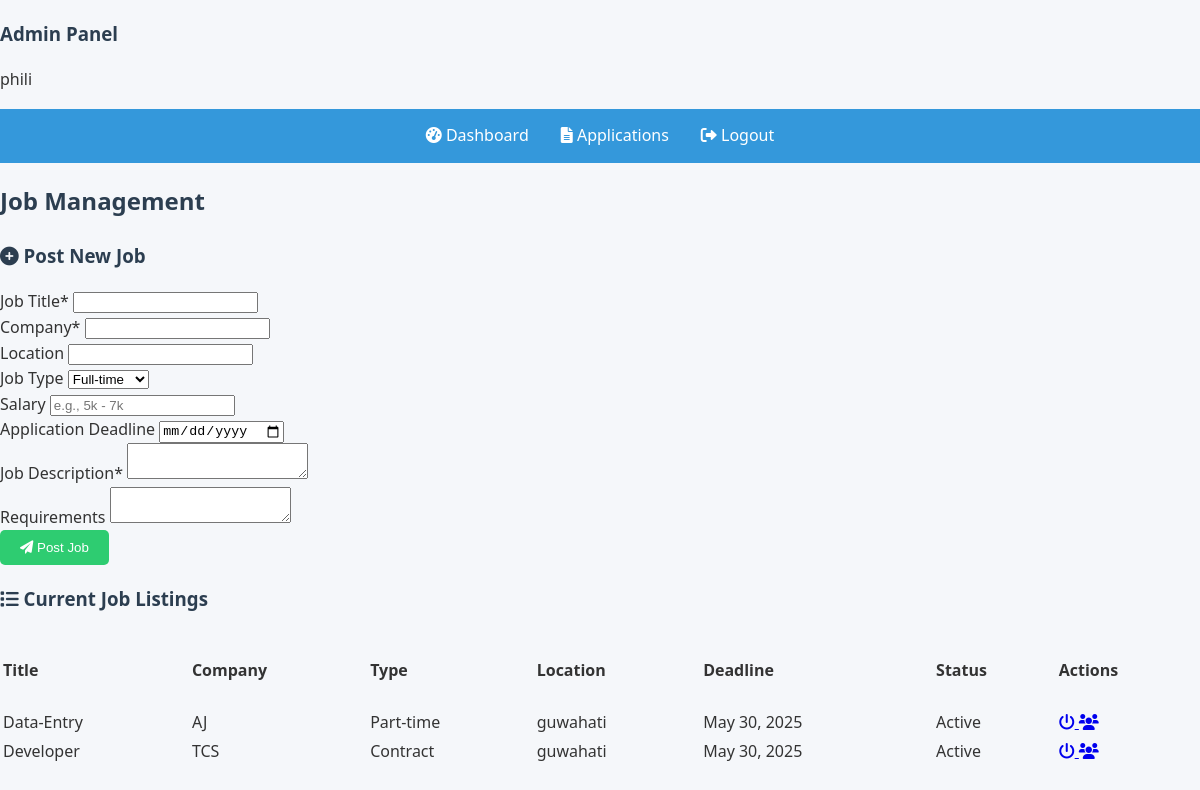
Screenshot of /employer.php (signed in) with the database file from the repository.
### tables this page shows
CREATE TABLE `jobs` (
  `id` int(11) NOT NULL,
  `title` varchar(100) NOT NULL,
  `company` varchar(100) NOT NULL,
  `description` text DEFAULT NULL,
  `requirements` text DEFAULT NULL,
  `location` varchar(100) DEFAULT NULL,
  `posted_at` timestamp NOT NULL DEFAULT current_timestamp(),
  `deadline` date DEFAULT NULL,
  `salary` varchar(50) DEFAULT NULL,
  `job_type` enum('Full-time','Part-time','Contract','Internship') DEFAULT NULL,
  `is_active` tinyint(1) DEFAULT 1
);

### employer.php (the view, shortened to what this page needs)
<?php
$conn = new mysqli("localhost", "root", "", "job_portal");
$jobs = array();
$result = $conn->query("SELECT * FROM jobs ORDER BY posted_at DESC");
while ($row = $result->fetch_assoc()) {
    $jobs[] = $row;
}
?>
<!DOCTYPE html>
<html lang="en">
<head>
    <link rel="stylesheet" href="style.css">
    <link rel="stylesheet" href="https://cdnjs.cloudflare.com/ajax/libs/font-awesome/6.0.0-beta3/css/all.min.css">
</head>
<body>
    <div class="admin-dashboard">
        <aside class="admin-sidebar">
            <div class="admin-profile">
                <h3>Admin Panel</h3>
                <p><?php echo htmlspecialchars($_SESSION['username']); ?></p>
            </div>
            <nav>
                <ul>
                    <li class="active"><a href="index.php"><i class="fas fa-tachometer-alt"></i> Dashboard</a></li>
                    <li><a href="apply.php"><i class="fas fa-file-alt"></i> Applications</a></li>
                    <li><a href="logout.php"><i class="fas fa-sign-out-alt"></i> Logout</a></li>
                </ul>
            </nav>
        </aside>
        <main class="admin-main">
            <header class="admin-header">
                <h2>Job Management</h2>
            </header>
            <section class="job-form-section">
                <h3><i class="fas fa-plus-circle"></i> Post New Job</h3>
                <form action="" method="POST">
                    <div class="form-row">
                        <div class="form-group">
                            <label for="title">Job Title*</label>
                            <input type="text" id="title" name="title" required>
                        </div>
                        <div class="form-group">
                            <label for="company">Company*</label>
                            <input type="text" id="company" name="company" required>
                        </div>
                    </div>
                    <div class="form-row">
                        <div class="form-group">
                            <label for="location">Location</label>
                            <input type="text" id="location" name="location">
                        </div>
                        <div class="form-group">
                            <label for="job_type">Job Type</label>
                            <select id="job_type" name="job_type">
                                <option value="Full-time">Full-time</option>
                            </select>
                        </div>
                    </div>
                    <div class="form-row">
                        <div class="form-group">
                            <label for="salary">Salary</label>
                            <input type="text" id="salary" name="salary" placeholder="e.g., 5k - 7k">
                        </div>
                        <div class="form-group">
                            <label for="deadline">Application Deadline</label>
                            <input type="date" id="deadline" name="deadline">
                        </div>
                    </div>
                    <div class="form-group">
                        <label for="description">Job Description*</label>
                        <textarea id="description" name="description" required></textarea>
                    </div>
                    <div class="form-group">
                        <label for="requirements">Requirements</label>
                        <textarea id="requirements" name="requirements"></textarea>
                    </div>
                    <button type="submit" name="post_job" class="submit-btn">
                        <i class="fas fa-paper-plane"></i> Post Job
                    </button>
                </form>
            </section>
            <section class="job-table-section">
                <h3><i class="fas fa-list"></i> Current Job Listings</h3>
                <div class="table-responsive">
                    <table>
                        <thead>
                            <tr>
                                <th>Title</th>
                                <th>Company</th>
                                <th>Type</th>
                                <th>Location</th>
                                <th>Deadline</th>
                                <th>Status</th>
                                <th>Actions</th>
                            </tr>
                        </thead>
                        <tbody>
                            <?php foreach ($jobs as $job): ?>
                                <tr>
                                    <td><?php echo htmlspecialchars($job['title']); ?></td>
                                    <td><?php echo htmlspecialchars($job['company']); ?></td>
                                    <td><?php echo htmlspecialchars($job['job_type']); ?></td>
                                    <td><?php echo htmlspecialchars($job['location']); ?></td>
                                    <td><?php echo $job['deadline'] ? date('M d, Y', strtotime($job['deadline'])) : 'None'; ?></td>
                                    <td>
                                        <span class="status-badge <?php echo $job['is_active'] ? 'active' : 'inactive'; ?>">
                                            <?php echo $job['is_active'] ? 'Active' : 'Inactive'; ?>
                                        </span>
                                    </td>
                                    <td class="actions">
                                        <a href="delete.php?toggle_job=<?php echo $job['id']; ?>" class="status-btn" title="<?php echo $job['is_active'] ? 'Delete' : 'Activate'; ?>">
                                            <i class="fas fa-power-off"></i>
                                        </a>
                                        <a href="view_applicants.php?job_id=<?php echo $job['id']; ?>" class="view-btn" title="View Applicants">
                                            <i class="fas fa-users"></i>
                                        </a>
                                    </td>
                                </tr>
                            <?php endforeach; ?>
                        </tbody>
                    </table>
                </div>
            </section>
        </main>
    </div>
</body>
</html>

### style.css (style rules this page uses)
body { font-family: 'Segoe UI', Tahoma, Geneva, Verdana, sans-serif; line-height: 1.6; margin: 0; padding: 0; color: #333; background-color: #f5f7fa; }
h1, h2, h3 { color: #2c3e50; }
ul { list-style-type: none; margin: 0; padding: 0; overflow: hidden; background-color: #3498db; display: flex; justify-content: center; }
li { float: left; }
li a { display: block; color: white; text-align: center; padding: 14px 16px; text-decoration: none; transition: background-color 0.3s; }
button { background-color: #2ecc71; color: white; border: none; padding: 10px 20px; border-radius: 5px; cursor: pointer; transition: background-color 0.3s; }
table { width: 100%; }
th { height: 70px; text-align: left; }

### rows the page displays
jobs: title "Data-Entry", company "AJ", job_type "Part-time", location "guwahati", deadline "May 30, 2025", is_active "Active"
jobs: title "Developer", company "TCS", job_type "Contract", location "guwahati", deadline "May 30, 2025", is_active "Active"

### other values shown
$_SESSION['username'] "phili"
